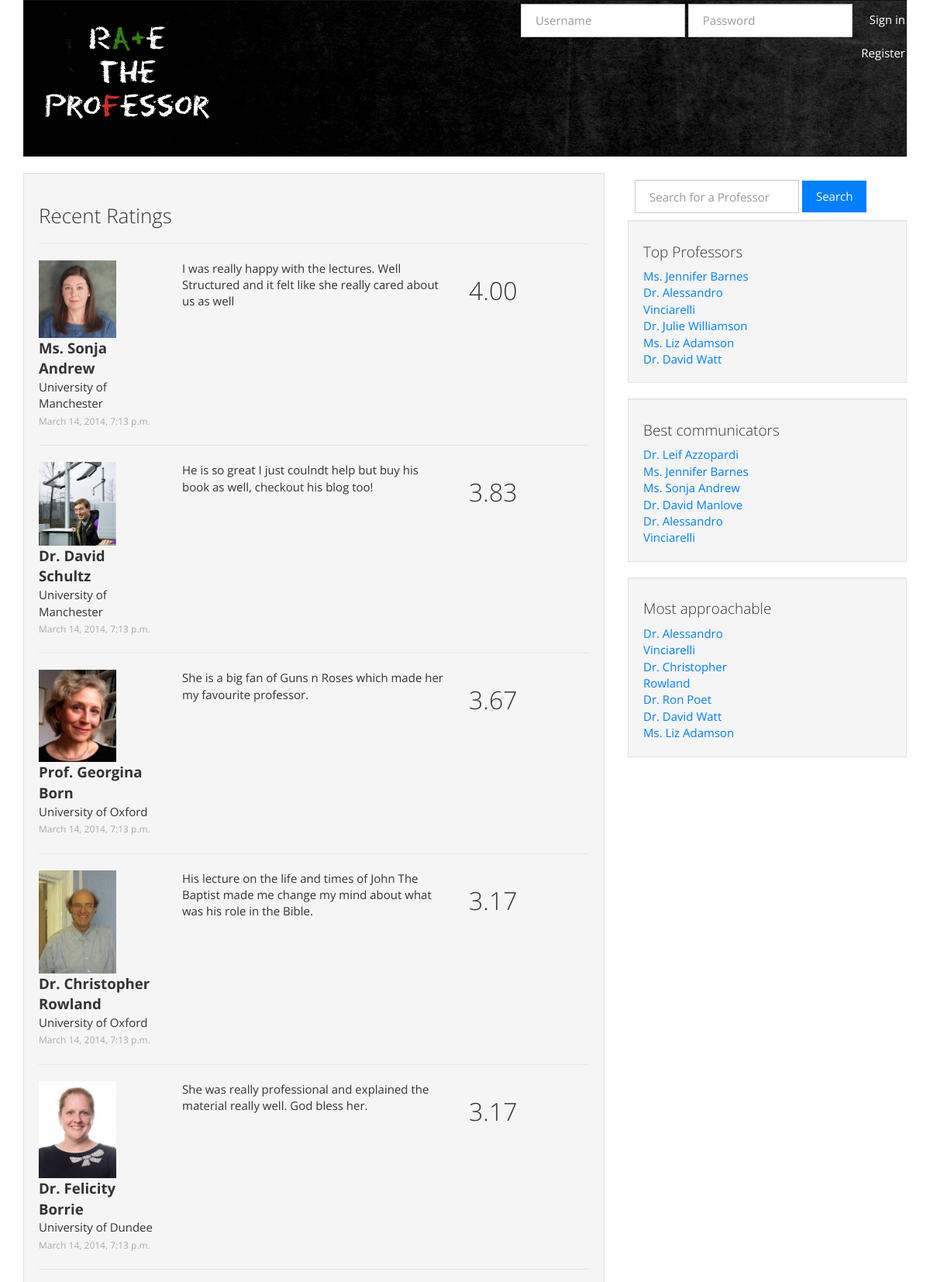
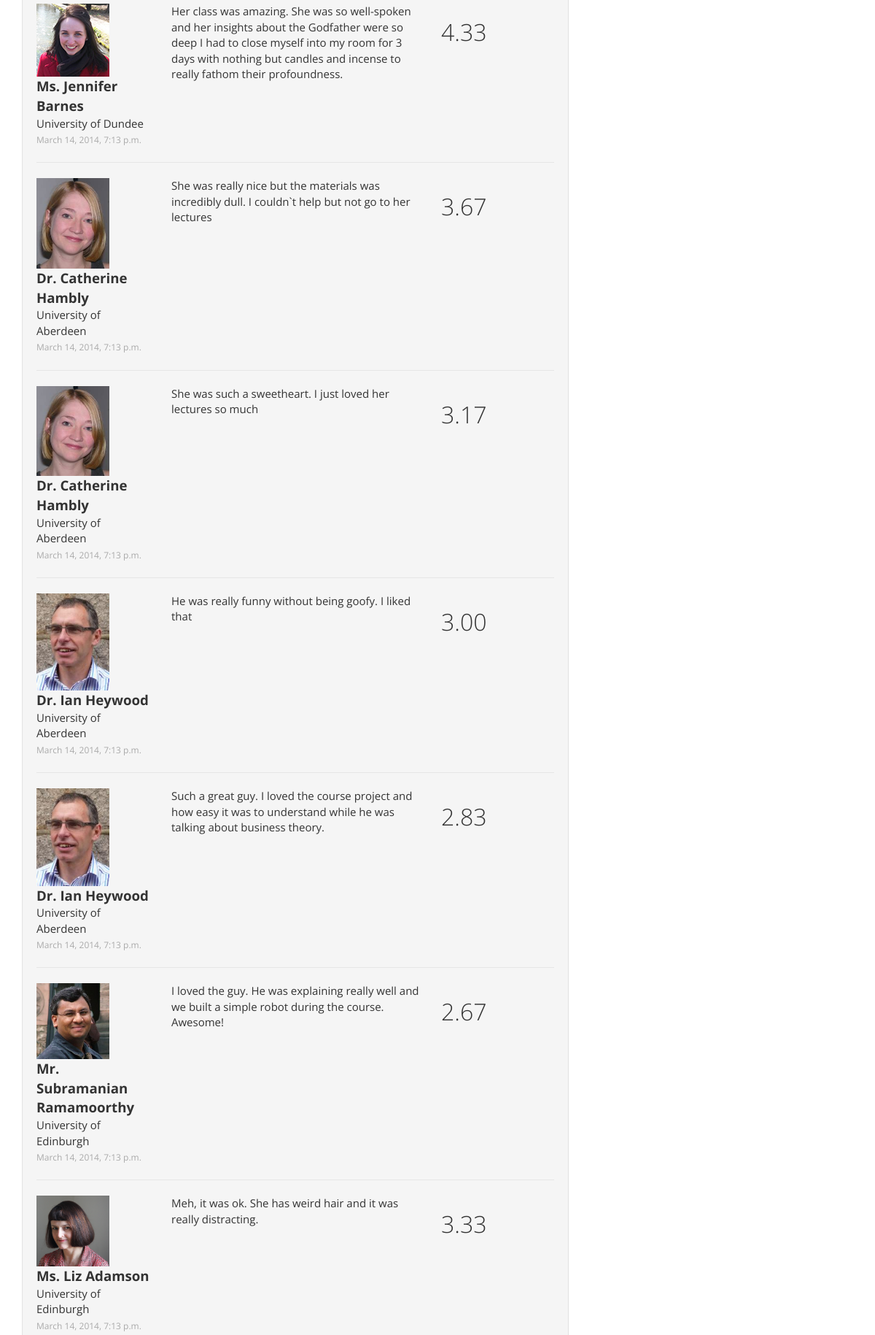
The page / (upper part) on the database its author committed (2 pictures, top to bottom).
### rate_the_professor/models.py (models this page shows, shortened)
class Rating(models.Model):
    user = models.ForeignKey(User, null=True)
    professor = models.ForeignKey(Professor)
    communication = models.DecimalField(max_digits=2, decimal_places=1, default=2.5)
    knowledge = models.DecimalField(max_digits=2, decimal_places=1, default=2.5)
    approachability = models.DecimalField(max_digits=2, decimal_places=1, default=2.5)
    enthusiasm = models.DecimalField(max_digits=2, decimal_places=1, default=2.5)
    clarity = models.DecimalField(max_digits=2, decimal_places=1, default=2.5)
    awesomeness = models.DecimalField(max_digits=2, decimal_places=1, default=2.5)
    comment = models.CharField(max_length=1024, null=False)
    datetime = models.DateTimeField(auto_now_add=True)
    def _calculate_rating(self):
        return u'%.2f' % ((self.communication + self.knowledge + self.approachability
                + self.enthusiasm + self.clarity + self.awesomeness) / 6)
    rating = property(_calculate_rating)

class Professor(models.Model):
    title = models.CharField(max_length=64)
    first_name = models.CharField(max_length=256)
    last_name = models.CharField(max_length=256)
    sum_of_communication = models.DecimalField(max_digits=10, decimal_places=1, default=2.5)
    no_of_communication = models.IntegerField(default=1)
    overall_communication = models.DecimalField(max_digits=2, decimal_places=1, default=2.5)
    sum_of_knowledge = models.DecimalField(max_digits=10, decimal_places=1, default=2.5)
    no_of_knowledge = models.IntegerField(default=1)
    overall_knowledge = models.DecimalField(max_digits=2, decimal_places=1, default=2.5)
    sum_of_approachability = models.DecimalField(max_digits=10, decimal_places=1, default=2.5)
    no_of_approachability = models.IntegerField(default=1)
    overall_approachability = models.DecimalField(max_digits=2, decimal_places=1, default=2.5)
    sum_of_enthusiasm = models.DecimalField(max_digits=10, decimal_places=1, default=2.5)
    no_of_enthusiasm = models.IntegerField(default=1)
    overall_enthusiasm = models.DecimalField(max_digits=2, decimal_places=1, default=2.5)
    sum_of_clarity = models.DecimalField(max_digits=10, decimal_places=1, default=2.5)
    no_of_clarity = models.IntegerField(default=1)
    overall_clarity = models.DecimalField(max_digits=2, decimal_places=1, default=2.5)
    sum_of_awesomeness = models.DecimalField(max_digits=10, decimal_places=1, default=2.5)
    no_of_awesomeness = models.IntegerField(default=1)
    overall_awesomeness = models.DecimalField(max_digits=2, decimal_places=1, default=2.5)
    sum_of_ratings = models.DecimalField(max_digits=10, decimal_places=1, default=2.5)
    no_of_ratings = models.IntegerField(default=1)
    overall_rating = models.DecimalField(max_digits=2, decimal_places=1, default=2.5)
    picture = models.ImageField(upload_to='professors', blank=True)
    university = models.ForeignKey(University)
    courses_taught = models.ManyToManyField(Course)
    website_url = models.URLField()
    def _full_name(self):
        return u'%s %s %s ' % (self.title, self.first_name, self.last_name)
    full_name = property(_full_name)

class University(models.Model):
    uni_name = models.CharField(max_length=256, unique=True)
    website_url = models.URLField()
    class Meta:
        verbose_name_plural = "Universities"

### rate_the_professor/views.py (the view)
# urls.py: urlpatterns = patterns('',url(r'^$', views.index, name='index')
def index(request):
    context = RequestContext(request)
    recent_ratings = Rating.objects.order_by('-id')[:12]
    top_professors = Professor.objects.order_by('-overall_rating')[:5]
    best_communicators = Professor.objects.order_by('-overall_communication')[:5]
    easily_approachable = Professor.objects.order_by('-overall_approachability')[:5]
    context_dict = {'recent_ratings': recent_ratings
        , 'top_professors': top_professors
        , 'best_communicators': best_communicators
        , 'easily_approachable': easily_approachable
    }
    return render_to_response('rate_the_professor/index.html', context_dict, context)

### templates/rate_the_professor/index.html (shortened to what this page needs)
{% extends 'rate_the_professor/base.html' %}
{% load static %}
{% block body_block %}
<div class="row">
	<div class="col-md-8">
		<div class="well" id="ratings-main">
			<h3>Recent Ratings</h3>
			{% if recent_ratings %}
				{% for rating in recent_ratings %}
					<hr>
					<div class="row">
						<div class="col-md-3">
		                    <a href="/rate_the_professor/professor/{{ rating.professor.id }}/">
		                    <img class="comment-pic" src="/media/professors/{{ rating.professor.picture }}">
		                    </a>
							<div><strong class="big-text">{{ rating.professor.full_name }}</strong></div>
							<div>{{ rating.professor.university.uni_name }}</div>
							<div><span class="date">{{ rating.datetime }}</span></div>
						</div>
						<div class="col-md-6">{{ rating.comment }}</div>
						<div class="col-md-3">
							<h2>{{ rating.rating }}</h2>
						</div>
					</div>
				{% endfor %}
			{% else %}
			<strong>There are no ratings present.</strong>
			{% endif %}
		</div>
	</div>
	<div class="col-md-4">
		    <div class="well-sm">
				<form class="form-inline" role="form" id="search_form" method="post" action="/rate_the_professor/suggest_professor/">
		            <input type="text" class="form-control" name="query" value="" id="query" placeholder="Search for a Professor"/>
		            <button type="submit" class="btn btn-primary" name="submit" value="Search">Search</button>
				</form>
		    </div>
		<div class="well">
			<h4>Top Professors</h4>
			{% if top_professors %}
				{% for professor in top_professors %}
					<div class="row">
						<div class="col-md-6">
							<a href="/rate_the_professor/professor/{{ professor.id }}/">{{ professor.full_name }}</a>
						</div>
						<div class="col-md-6 big-rating">{{ professor.overall_rating }}</div>
					</div>
				{% endfor %}
			{% else %}
				<strong>There are no professors present.</strong>
			{% endif %}
		</div>
		<div class="well">
			<h4>Best communicators</h4>
			{% if best_communicators %}
				{% for professor in best_communicators %}
					<div class="row">
						<div class="col-md-6">
							<a href="/rate_the_professor/professor/{{ professor.id }}/">{{ professor.full_name }}</a>
						</div>
						<div class="col-md-6 big-rating">{{ professor.overall_communication }}</div>
					</div>
				{% endfor %}
			{% else %}
				<strong>There are no professors present.</strong>
			{% endif %}
		</div>
		<div class="well">
			<h4>Most approachable</h4>
			{% if best_communicators %}
				{% for professor in easily_approachable %}
					<div class="row">
						<div class="col-md-6">
							<a href="/rate_the_professor/professor/{{ professor.id }}/">{{ professor.full_name }}</a>
						</div>
						<div class="col-md-6 big-rating">{{ professor.overall_approachability }}</div>
					</div>
				{% endfor %}
			{% else %}
				<strong>There are no professors present.</strong>
			{% endif %}
		</div>
	</div>
</div>
{% endblock %}

### templates/rate_the_professor/base.html (shortened to what this page needs)
{% load static %}
<!DOCTYPE html>
<html>
<head>
	<link href="{% static 'css/bootstrap.css' %}" rel="stylesheet">
	<link href="{% static 'css/bootstrap.min.css' %}" rel="stylesheet" media="screen">
</head>
<body>
	<div class="container">
		<div class="navbar navbar-default">
			<div class="container">
				<div class="navbar-header">
					<a href="/rate_the_professor/"><img src="{% static 'img/logo.png' %}" class="navbar-brand"></a>
				</div>
					{% if user.is_authenticated %}
		                <div class="navbar-right">
		                    <form action="/rate_the_professor/user/">
							    <button class="btn btn-default">Welcome back, {{ user.username }}</button>
							</form>
							<form action="/rate_the_professor/logout/">
							    <button type="submit" value="Logout" class="btn btn-default">Logout</button>
							</form>
						</div>
					{% else %}
		            <div class="navbar-form navbar-right">
						<form class="" id="login_form" method="post" action="/rate_the_professor/login/">
                            <input type="text" class="form-control " id = "id_username" name = "username" placeholder="Username">
                            <input type = "password" class="form-control " id = "id_password" name = "password" placeholder="Password" />
                            <button type="submit" class="btn btn-default">Sign in</button>
						</form>
						<div class="pull-right">
	                        <form action="/rate_the_professor/register/">
								<button type="submit" class="btn btn-default" background="clear">Register</button>
							</form>
						</div>
		            </div>
					{% endif %}
			</div>
		</div>
        {% block body_block %}{% endblock %}
	</div>
</body>
</html>

### rows shown on the page
Rating: professor.picture (picture), professor.full_name "Ms. Sonja Andrew", professor.university.uni_name "University of Manchester", datetime "March 14, 2014, 7:13 p.m.", comment "I was really happy with the lectures. Well Structured and it felt like she really cared about us as well", rating "4.00"
Rating: professor.picture (picture), professor.full_name "Dr. David Schultz", professor.university.uni_name "University of Manchester", datetime "March 14, 2014, 7:13 p.m.", comment "He is so great I just coulndt help but buy his book as well, checkout his blog too!", rating "3.83"
Rating: professor.picture (picture), professor.full_name "Prof. Georgina Born", professor.university.uni_name "University of Oxford", datetime "March 14, 2014, 7:13 p.m.", comment "She is a big fan of Guns n Roses which made her my favourite professor.", rating "3.67"
Rating: professor.picture (picture), professor.full_name "Dr. Christopher Rowland", professor.university.uni_name "University of Oxford", datetime "March 14, 2014, 7:13 p.m.", comment "His lecture on the life and times of John The Baptist made me change my mind about what was his role in the Bible.", rating "3.17"
Rating: professor.picture (picture), professor.full_name "Dr. Felicity Borrie", professor.university.uni_name "University of Dundee", datetime "March 14, 2014, 7:13 p.m.", comment "She was really professional and explained the material really well. God bless her.", rating "3.17"
Rating: professor.picture (picture), professor.full_name "Ms. Jennifer Barnes", professor.university.uni_name "University of Dundee", datetime "March 14, 2014, 7:13 p.m.", comment "Her class was amazing. She was so well-spoken and her insights about the Godfather were so deep I had to close myself into my room for 3 days with nothing but candles and incense to really fathom their profoundness.", rating "4.33"
Rating: professor.picture (picture), professor.full_name "Dr. Catherine Hambly", professor.university.uni_name "University of Aberdeen", datetime "March 14, 2014, 7:13 p.m.", comment "She was really nice but the materials was incredibly dull. I couldn`t help but not go to her lectures", rating "3.67"
Rating: professor.picture (picture), professor.full_name "Dr. Catherine Hambly", professor.university.uni_name "University of Aberdeen", datetime "March 14, 2014, 7:13 p.m.", comment "She was such a sweetheart. I just loved her lectures so much", rating "3.17"
Rating: professor.picture (picture), professor.full_name "Dr. Ian Heywood", professor.university.uni_name "University of Aberdeen", datetime "March 14, 2014, 7:13 p.m.", comment "He was really funny without being goofy. I liked that", rating "3.00"
Rating: professor.picture (picture), professor.full_name "Dr. Ian Heywood", professor.university.uni_name "University of Aberdeen", datetime "March 14, 2014, 7:13 p.m.", comment "Such a great guy. I loved the course project and how easy it was to understand while he was talking about business theory.", rating "2.83"
Rating: professor.picture (picture), professor.full_name "Mr. Subramanian Ramamoorthy", professor.university.uni_name "University of Edinburgh", datetime "March 14, 2014, 7:13 p.m.", comment "I loved the guy. He was explaining really well and we built a simple robot during the course. Awesome!", rating "2.67"
Rating: professor.picture (picture), professor.full_name "Ms. Liz Adamson", professor.university.uni_name "University of Edinburgh", datetime "March 14, 2014, 7:13 p.m.", comment "Meh, it was ok. She has weird hair and it was really distracting.", rating "3.33"
Professor: full_name "Ms. Jennifer Barnes"
Professor: full_name "Dr. Alessandro Vinciarelli"
Professor: full_name "Dr. Julie Williamson"
Professor: full_name "Ms. Liz Adamson"
Professor: full_name "Dr. David Watt"
Professor: full_name "Dr. Leif Azzopardi"
Professor: full_name "Ms. Sonja Andrew"
Professor: full_name "Dr. David Manlove"
Professor: full_name "Dr. Christopher Rowland"
Professor: full_name "Dr. Ron Poet"
